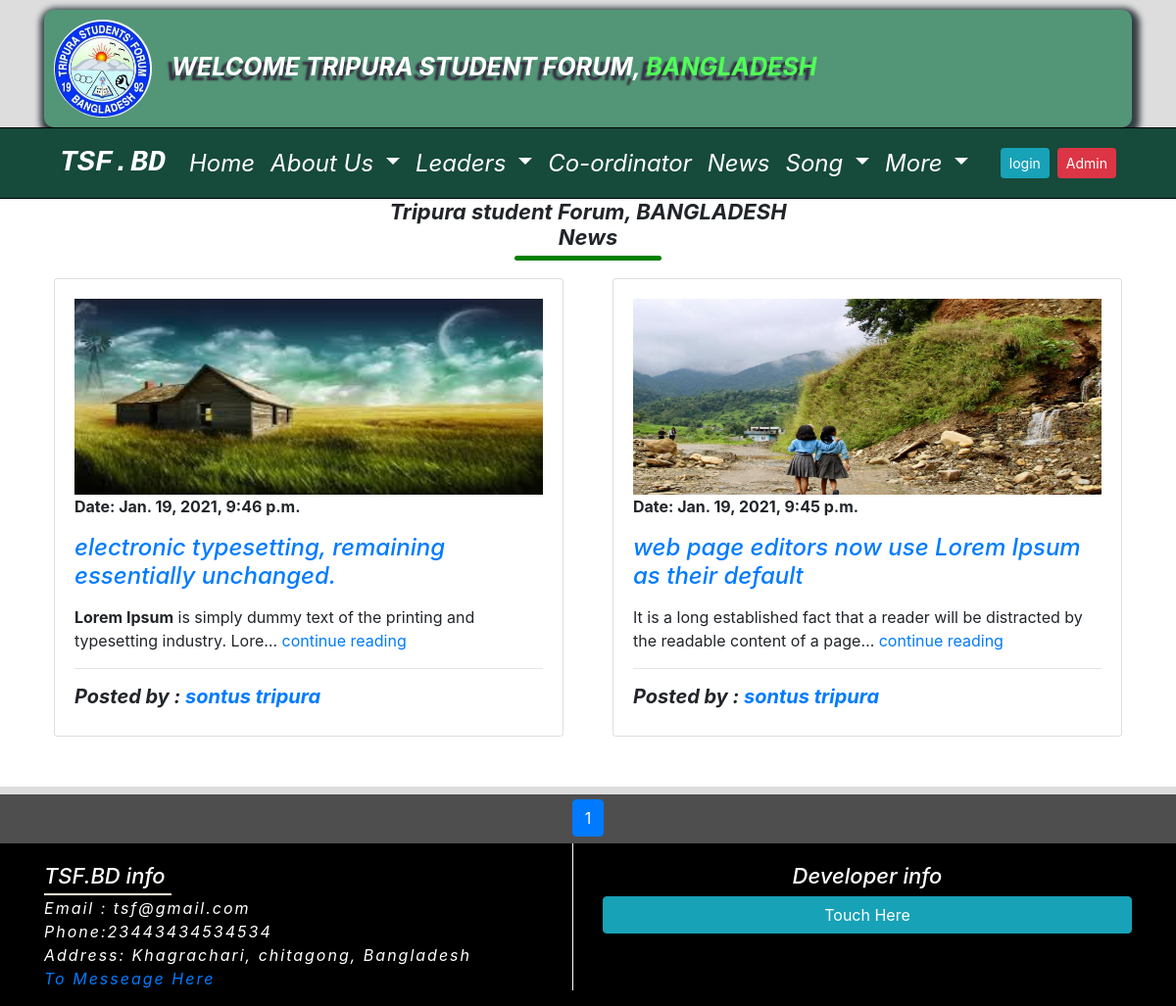
Page /news/ on the committed database.
### Home_app/models.py (models this page shows, shortened)
class TsfAboutSetting(models.Model):
    tsf_logo = models.ImageField(upload_to='tsf_logo', blank=True)
    tsf_greeting = models.CharField(max_length=255, blank=True)
    country = models.CharField(max_length=255, blank=True)
    tsf_phone = models.CharField(max_length=255, blank=True)
    tsf_email = models.EmailField(max_length=255, blank=True)
    tsf_address = models.TextField(blank=True)
    tsf_about = models.TextField(blank=True)
    tsf_president_name = models.CharField(max_length=255, blank=True)
    tsf_president_photo = models.ImageField(upload_to='president_photo', blank=True)
    tsf_president_title = models.CharField(max_length=255, blank=True)
    tsf_secretary_name = models.CharField(max_length=255, blank=True)
    tsf_secretary_photo = models.ImageField(upload_to='secretary_photo', blank=True)
    tsf_secretary_title = models.CharField(max_length=255, blank=True)
    tsf_fb_link = models.URLField(max_length=255, blank=True)
    tsf_twitter_link = models.URLField(max_length=255, blank=True)
    tsf_instagram_link = models.URLField(max_length=255, blank=True)
    tsf_linkdin_link = models.URLField(max_length=255, blank=True)
    tsf_youtube_link = models.URLField(max_length=255, blank=True)
    developer_name = models.CharField(max_length=200)
    developer_address = models.CharField(max_length=250)
    developer_website = models.URLField(blank=True)
    developer_email = models.EmailField(blank=True)
    developer_fb = models.URLField(blank=True)
    developer_youtube = models.URLField(blank=True)
    developer_instagram = models.URLField(blank=True)
    developer_linkdin = models.URLField(blank=True)
    class Meta:
        verbose_name_plural = "TSF ABOUT"

### News_app/models.py (models this page shows, shortened)
class News(models.Model):
    title = models.CharField(max_length=200, blank=True)
    author = models.ForeignKey(User, on_delete=models.CASCADE)
    news_description = RichTextUploadingField()
    posted_name = models.CharField(max_length=50, blank=True)
    image = models.ImageField(upload_to='news_pic', blank=True)
    facebook = models.URLField(blank=True)
    created_date = models.DateTimeField(default=timezone.now)
    publish_date = models.DateTimeField(blank=True, null=True)
    class Meta:
        verbose_name_plural = 'NEWS'

### News_app/views.py (the view)
# urls.py: path('news/', views.news, name='news'),
def news(request):
    about_inform = TsfAboutSetting.objects.get(id=1)
    news_list = News.objects.filter(publish_date__lte=timezone.now()).order_by('-publish_date')
    lastes_news = News.objects.filter(publish_date__lte=timezone.now()).order_by('-publish_date')[:5]
    paginator = Paginator(news_list, 4)
    page = request.GET.get('page')
    try:
        news_list = paginator.get_page(page)
    except PageNotAnInteger:
        news_list = paginator.get_page(1)
    except EmptyPage:
        news_list = paginator.get_page(paginator.num_pages)
    context = {'news_list': news_list,'lastes_news': lastes_news, 'about_inform':about_inform}
    return render(request, 'news_app/news_list.html', context )

### templates/news_app/news_list.html (shortened to what this page needs)
{% extends 'home/base.html' %}
{% load static %}
{% block body %}
 <div class="news_section">
    <div class="container">
        <h1 class="tsf_name_title">Tripura student Forum, BANGLADESH <br> News</h1>
      <div class="row justify-content-center">
            {% for news in news_list %}
            <div class="col-md-6 col-sm-12">
                <div class="card news_list">
            <div class="card-body">
                <img src="{{ news.image.url }}" alt="News image" class="news_image">
                <p class="news_publish_date">Date: {{ news.publish_date }}</p>
                <a href="{% url 'news_details' news.pk %}">
                <h4 class="news_title">{{ news.title }}</h4>
                </a>
                <p class="news_description">{{ news.news_description | truncatechars:100| safe }}
                    <a href="{% url 'news_details' pk=news.pk %}">continue reading</a>
                </p>
                <hr>
                    <h5 class="posted_name"> Posted by : <a href="{{ news.facebook }}">{{ news.posted_name }}</a></h5>
            </div>
            </div>
    </div>
        {% endfor %}
        </div>
    </div>
 </div>
     <section class="pagination_section">
        <div class="container text-center">
          {% for page in news_list.paginator.page_range %}
          {% if news_list.number == page %}
        <a class=" btn btn-primary" href="?page={{ page }}">{{ page }}</a>
          {% elif page > news_list.number|add:'-3' and  page > news_list.number|add:'3' %}
          <a class="btn btn-outline-primary" href="?page={{ page }}">{{ page }}</a>
          {% else %}
          <a class="btn btn-outline-primary" href="?page={{ page }}">{{ page }}</a>
          {% endif %}
          {% endfor %}
        </div>
        </section>
 </div>
{% endblock %}

### templates/home/banner.html
{% load static %}
<section id="banner_section">
    <div class="container">
    <div class="logoheder">
      <div class="logo-section">
        <img src="{{about_inform.tsf_logo.url }}" alt=""  class=" rounded-circle logo"/>
      </div>
    <p class="logotext">{{ about_inform.tsf_greeting }}, <span class="countrytext">{{ about_inform.country }}</span></p>
    </div>
    </div>
    </section>

### templates/home/footer.html (shortened to what this page needs)
<div class="container">
    <div class="row">
       <div class="col-md-6">
   <div class="side_left">
    <ul class="footer_list">
      <h2 class="Tsf_info">TSF.BD info</h2>
       <li> Email : {{ about_inform.tsf_email }}</li>
       <li> Phone:{{ about_inform.tsf_phone }}</li>
       <li> Address: {{ about_inform.tsf_address }}</li>
       <li> <a href="{% url 'contact' %}">To Messeage Here</a></li>
     </ul>
   </div>
       </div>
       <div class="col-md-6">
<div class="footer_list">
  <h2 class="developer_title">Developer info</h2>
<button type="button" class="btn btn-info btn-block" data-toggle="modal" data-target="#exampleModalCenter">
Touch Here
</button>
</div>
            </div>
    </div>
</div>

### Home_app/static/css/style.css (style rules this page uses)
.news_section { margin-bottom: 8px; }

### Home_app/static/css/home.css (style rules this page uses)
* { margin: 0; padding: 0; }
.pagination_section { background: #8cc7e3; padding: 5px; height: 50px; }
.logo { height:100px; width:100px; margin-left:10px; animation: rotatelogo 5s linear infinite ; }
.logoheder { height: 120px; margin-top:10px; background:#539677; box-shadow:2px 4px 6px 6px #333d42; border-radius:10px; padding-bottom:10px; padding-top:10px; }
.countrytext { color:#51ff58; font-weight:bold; font-style:italic; text-transform:uppercase; text-shadow:-6px 5px 2px #362e42; font-size: 25px; padding-top: 15px; }
.logotext { font-weight:bold; font-style:italic; color:#fff; text-transform:uppercase; text-shadow:-6px 5px 2px #362e42; font-size: 25px; padding-top: 30px; }
.logo-section { margin-right:20px; float: left; }
.tsf_name_title { text-align: center; font-size: 22px; font-style: italic; font-weight: bold; }
.tsf_name_title:after { content: ''; display: block; width: 150px; height: 5px; background: green; margin: 5px auto; border-radius: 10px; }

### Home_app/static/css/news_app.css (style rules this page uses)
.news_section { background: #fff; min-height: 600px; }
.news_list { margin: 10px; overflow: hidden; }
.pagination_section { background: #4e4e4e; }
.news_image { width: 100%; height: 200px; }
.news_publish_date { font-weight: bold; }
.news_title { font-style: italic; }
.posted_name { font-weight: bold; font-style: italic; }

### Home_app/static/css/footer.css (style rules this page uses)
.footer_list { padding-top: 20px; }
.side_left { border-right: 1px solid #fff; }
.footer_list li { font-size: 16px; letter-spacing: 2px; font-style: italic; list-style: none; color: #fff; }
.developer_title { text-align: center; color: #fff!important; font-size: 22px; font-style: italic; }
.Tsf_info { color: #fff; font-size: 22px; font-style: italic; position: relative; }
.Tsf_info::after { position: absolute; content: ''; height: 2px; width: 130px; display: block; margin-top: 5px; background: cornsilk; }

### rows in the picture
TsfAboutSetting: tsf_logo (picture), tsf_greeting "WELCOME TRIPURA STUDENT FORUM", country "BANGLADESH", tsf_email "tsf@gmail.com", tsf_phone "23443434534534", tsf_address "Khagrachari, chitagong, Bangladesh"
News: image (picture), publish_date "Jan. 19, 2021, 9:46 p.m.", title "electronic typesetting, remaining essentially unchanged.", news_description "Lorem Ipsum is simply dummy text of the printing and typesetting industry. Lore…", posted_name "sontus tripura"
News: image (picture), publish_date "Jan. 19, 2021, 9:45 p.m.", title "web page editors now use Lorem Ipsum as their default", news_description "It is a long established fact that a reader will be distracted by the readable content of a page…", posted_name "sontus tripura"

### other values in the picture
{{ page }} "1"
